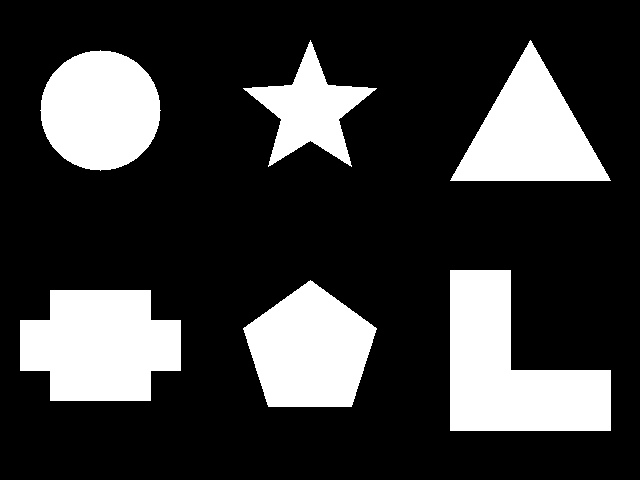
#> input picture Chapter06/objects_clean.png, 640 x 480 px
$ python 06-09_labeling_color.py
#> lines starting #> are read from the running program, lines starting #| are printed output that depends on the picture; after the words box and inside, x2 and y2 are one past the last pixel; in counts of white or black regions, pixels touching at a corner belong together
import cv2
import numpy as np

binary = cv2.imread("objects_clean.png", cv2.IMREAD_GRAYSCALE)
#> binary: shape (480, 640); 23.2% white; 6 white regions, box (x1, y1, x2, y2) and area: (450, 270, 611, 431) 15921, (20, 290, 181, 401) 14271, (243, 280, 377, 407) 11803, (450, 40, 611, 181) 11421, (40, 50, 161, 171) 11289, (243, 40, 377, 167) 6417
num_labels, labels, stats, centroids = cv2.connectedComponentsWithStats(binary)
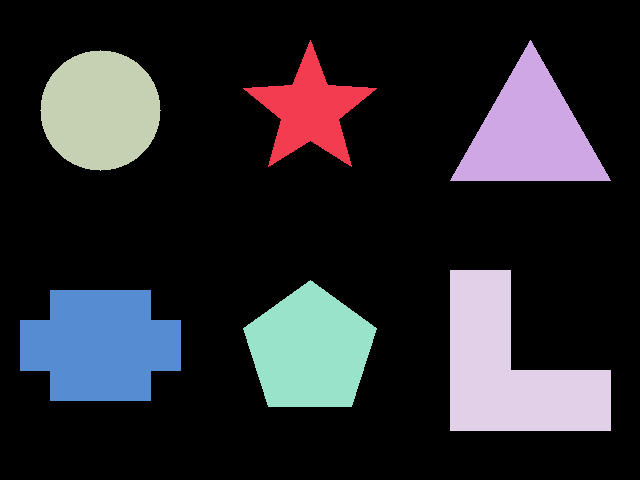
#> labels: shape (480, 640) int32; 7 distinct labels, from 0 to 6; one colour per label, 0 black
#> num_labels = 7; stats = [[0, 0, 640, 480, 236078], [243, 40, 134, 127, 6417], [450, 40, 161, 141, 11421], [40, 50, 121, 121, 11289], [450, 270, 161, 161, 15921], [243, 280, 134, 127, 11803], [20, 290, 161, 111, 14271]]; centroids = [[320.9, 233.7], [309.5, 109.7], [530, 133.4], [100, 110], [510.8, 369.2], [309.5, 349.8], [100, 345]]

# 各ラベルにランダムな色を割り当てる（ラベル0の背景は黒のまま）
colors = np.zeros((num_labels, 3), dtype=np.uint8)
colors[1:] = np.random.randint(50, 255, size=(num_labels - 1, 3))

# labels 配列の各画素をカラーに変換
colored = colors[labels]
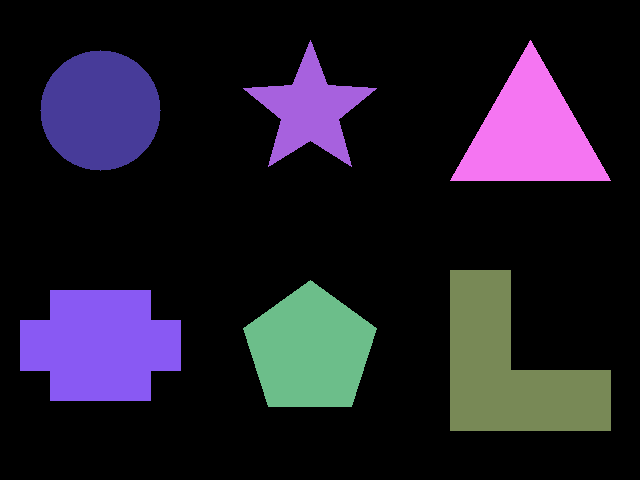
#> colored: shape (480, 640, 3); mean of channels 0, 1, 2 40.3, 27.1, 31.9; drawn as B, G, R

cv2.imwrite("objects_labeled.png", colored)
